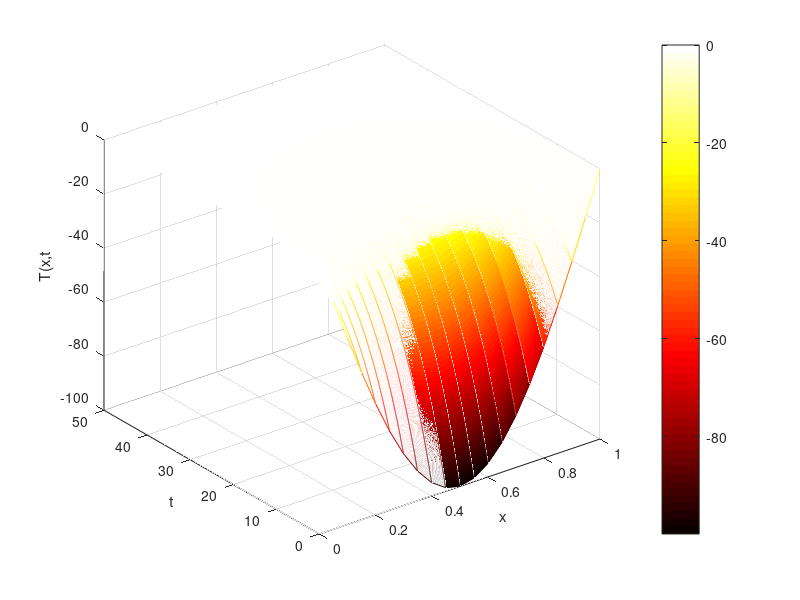

Reproduce this figure in MATLAB.
%%ME303 Project 2 Part 1 - Jacob Chartrand, Evan Bernat, Jared Elliott,
%%Chris Gosk
clear all
close all
clc
k = 0.00991; %thermal conductivity of egg white
%k = 1;
R = 1; %x in (0,R)
T = 50; %t in (0,T)
N = 20; %Space resolution
M = 5000; %Time resolution
dx = R/N; dt = T/M; %Grid spacing
alpha = k*dt/dx^2;
temp_w = 100; %Water temperature
temp_egg = 25; %Inital egg temperature

%Node Position
for i = 1:N+1
x(i) = (i-1)*dx;
end

%IC
for i = 1:N+1
%T0(i) = -(sin(pi*x(i))*temp_w);
%T0(i) = -temp_w*sqrt(1-(x(i)-(R/2))^2)+temp_w;
T0(i) = cos(x(i)*pi + pi/2) * 100
end

%Explicit PDE 
for j = 1:M
for i = 2:N
T1(i) = T0(i) + alpha*(T0(i+1)-2*T0(i)+T0(i-1));
end

T1(1) = 0;
T1(N+1) = 0;

T0 = T1;
Temp(j,:) = T1;
end

%% Plotting
[X,Y] = meshgrid(0:dx:R,dt:dt:T);
mesh(X,Y,Temp); colormap('hot');
xlabel('x')
ylabel('t')
zlabel('T(x,t')
colorbar

